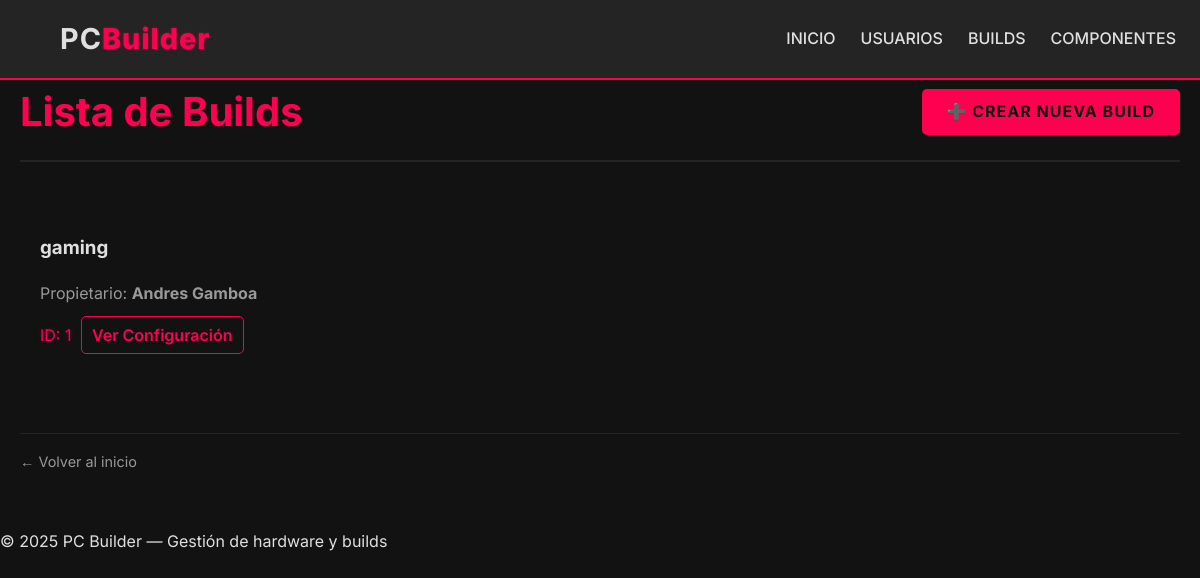
The page /builds/ on the database its author committed.
### models.py (models this page shows)
class Build(SQLModel, table=True):
    id: Optional[int] = Field(default=None, primary_key=True)
    name: str
    user_id: Optional[int] = Field(default=None, foreign_key="user.id")
    user: Optional[User] = Relationship(back_populates="builds")
    components: List["Component"] = Relationship(
        back_populates="builds", link_model=BuildComponentLink
    )
    configuration: Optional["Configuration"] = Relationship(
        back_populates="build", sa_relationship_kwargs={"uselist": False}
    )

class User(SQLModel, table=True):
    id: Optional[int] = Field(default=None, primary_key=True)
    name: str
    email: str
    image_url: Optional[str] = None
    builds: List["Build"] = Relationship(back_populates="user")

### router/build_router.py (the view)
@build_router.get("/", response_class=HTMLResponse)
def list_users(request: Request, session: Session = Depends(get_session)):
    builds = session.query(Build).all()
    return templates.TemplateResponse("builds/build_list.html",
                                      {"request": request, "builds": builds})

### templates/builds/build_list.html (shortened to what this page needs)
{% extends "base.html" %}
{% block content %}
<div class="page-header">
    <h2>Lista de Builds</h2>
    <a href="/builds/new" class="btn-primary">➕ Crear nueva Build</a>
</div>
{% if builds %}
<div class="cards-grid build-grid-list"> {% for build in builds %}
    <div class="build-card card-list-item">
        <h3><a href="/builds/{{ build.id }}" class="build-link-title">{{ build.name }}</a></h3>
        <p class="build-user-info text-muted">
            {% if build.user %}
            Propietario: <strong>{{ build.user.name }}</strong>
            {% elif build.user_id %}
            Propietario ID: {{ build.user_id }}
            {% else %}
            Propietario no asignado
            {% endif %}
        </p>
        <div class="card-details">
            <span class="price accent-text">ID: {{ build.id }}</span>
            <a href="/builds/{{ build.id }}" class="btn-detail">Ver Configuración</a>
        </div>
    </div>
    {% else %}
    <div class="card text-center full-width-card">
        <p>No hay builds registradas.</p>
    </div>
    {% endfor %}
</div>
{% endif %}
<div class="back-link">
    <a href="/" class="btn-link">← Volver al inicio</a>
</div>
{% endblock %}

### static/css/styles.css (style rules this page uses)
:root { --color-bg: #121212; --color-bg-light: #242424; --color-text: #E0E0E0; --color-accent: #FF0050; --color-shadow: rgba(255, 0, 80, 0.5); --color-success: #00FFC0; --color-danger: #dc3545; --color-text-muted: #999; }
.dark-theme { background-color: var(--color-bg); color: var(--color-text); font-family: 'Inter', sans-serif; line-height: 1.6; margin: 0; padding: 0; min-height: 100vh; }
a { color: var(--color-text); text-decoration: none; transition: color 0.3s ease, text-shadow 0.3s ease; }
.btn-primary, .btn-secondary, .btn-success, .btn-danger { display: inline-block; padding: 10px 25px; font-weight: 700; border-radius: 5px; text-transform: uppercase; letter-spacing: 1px; border: none; cursor: pointer; transition: all 0.3s ease; }
.btn-primary { background-color: var(--color-accent); color: var(--color-bg); box-shadow: 0 0 0 rgba(0, 0, 0, 0); }
.btn-detail { padding: 8px 10px; margin-left: 5px; border: 1px solid var(--color-accent); color: var(--color-accent); border-radius: 5px; font-weight: 600; transition: background-color 0.3s ease, color 0.3s ease; }
.page-header { display: flex; justify-content: space-between; align-items: center; margin-bottom: 2rem; padding-bottom: 1rem; border-bottom: 2px solid var(--color-bg-light); }
.page-header h2 { margin: 0; color: var(--color-accent); font-size: 2.5rem; }
.cards-grid, .user-grid { display: grid; grid-template-columns: repeat(auto-fit, minmax(300px, 1fr)); gap: 30px; margin-bottom: 4rem; }
.build-grid-list, .component-grid-list { grid-template-columns: repeat(auto-fit, minmax(350px, 1fr)); }
.card-list-item { position: relative; padding: 20px; }
.build-link-title { color: var(--color-text); }
.accent-text { color: var(--color-accent); text-shadow: 0 0 5px rgba(255, 0, 80, 0.3); }
.back-link { margin-top: 2rem; padding-top: 1rem; border-top: 1px solid var(--color-bg-light); font-size: 0.9rem; }
.btn-link { color: var(--color-text-muted); transition: color 0.2s; }
.text-muted { color: var(--color-text-muted); }

### rows shown on the page
Build: name "gaming", user.name "Andres Gamboa", id "1"
